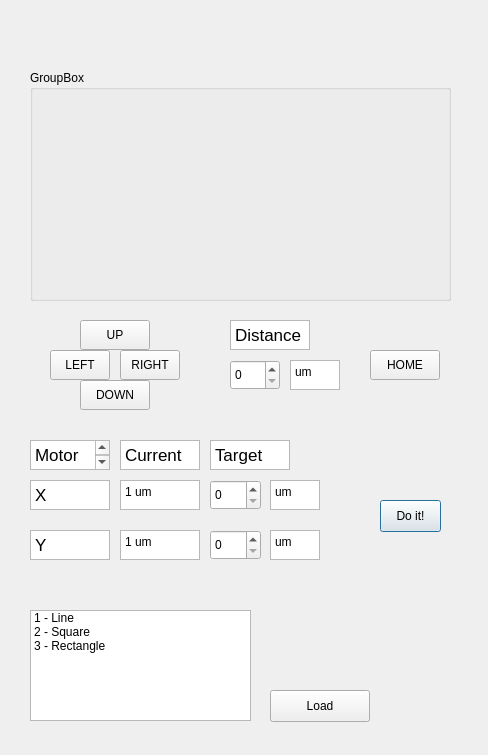
<?xml version="1.0" encoding="UTF-8"?>
<ui version="4.0">
 <class>Dialog_MotorController</class>
 <widget class="QDialog" name="Dialog_MotorController">
  <property name="geometry">
   <rect>
    <x>0</x>
    <y>0</y>
    <width>488</width>
    <height>755</height>
   </rect>
  </property>
  <property name="windowTitle">
   <string>Dialog</string>
  </property>
  <widget class="QSpinBox" name="Y_POS_SET">
   <property name="geometry">
    <rect>
     <x>210</x>
     <y>530</y>
     <width>51</width>
     <height>30</height>
    </rect>
   </property>
  </widget>
  <widget class="QSpinBox" name="X_POS_SET">
   <property name="geometry">
    <rect>
     <x>210</x>
     <y>480</y>
     <width>51</width>
     <height>30</height>
    </rect>
   </property>
  </widget>
  <widget class="QPushButton" name="DO_IT">
   <property name="geometry">
    <rect>
     <x>380</x>
     <y>500</y>
     <width>61</width>
     <height>32</height>
    </rect>
   </property>
   <property name="text">
    <string>Do it!</string>
   </property>
   <property name="shortcut">
    <string>Up</string>
   </property>
  </widget>
  <widget class="QPlainTextEdit" name="X_POS">
   <property name="geometry">
    <rect>
     <x>120</x>
     <y>480</y>
     <width>80</width>
     <height>30</height>
    </rect>
   </property>
   <property name="plainText">
    <string>1 um</string>
   </property>
  </widget>
  <widget class="QPlainTextEdit" name="Y_POS">
   <property name="geometry">
    <rect>
     <x>120</x>
     <y>530</y>
     <width>80</width>
     <height>30</height>
    </rect>
   </property>
   <property name="plainText">
    <string>1 um</string>
   </property>
  </widget>
  <widget class="QTextEdit" name="NEW_MOTOR_POS_TEXT">
   <property name="geometry">
    <rect>
     <x>210</x>
     <y>440</y>
     <width>80</width>
     <height>30</height>
    </rect>
   </property>
   <property name="html">
    <string>&lt;!DOCTYPE HTML PUBLIC &quot;-//W3C//DTD HTML 4.0//EN&quot; &quot;http://www.w3.org/TR/REC-html40/strict.dtd&quot;&gt;
&lt;html&gt;&lt;head&gt;&lt;meta name=&quot;qrichtext&quot; content=&quot;1&quot; /&gt;&lt;meta charset=&quot;utf-8&quot; /&gt;&lt;style type=&quot;text/css&quot;&gt;
p, li { white-space: pre-wrap; }
hr { height: 1px; border-width: 0; }
li.unchecked::marker { content: &quot;\2610&quot;; }
li.checked::marker { content: &quot;\2612&quot;; }
&lt;/style&gt;&lt;/head&gt;&lt;body style=&quot; font-family:'.AppleSystemUIFont'; font-size:13pt; font-weight:400; font-style:normal;&quot;&gt;
&lt;p style=&quot; margin-top:0px; margin-bottom:0px; margin-left:0px; margin-right:0px; -qt-block-indent:0; text-indent:0px;&quot;&gt;Target&lt;/p&gt;&lt;/body&gt;&lt;/html&gt;</string>
   </property>
  </widget>
  <widget class="QSpinBox" name="MOVE_MOTORS_ARROW_SETTING">
   <property name="geometry">
    <rect>
     <x>230</x>
     <y>360</y>
     <width>50</width>
     <height>30</height>
    </rect>
   </property>
  </widget>
  <widget class="QPushButton" name="DOWN">
   <property name="geometry">
    <rect>
     <x>80</x>
     <y>380</y>
     <width>70</width>
     <height>30</height>
    </rect>
   </property>
   <property name="text">
    <string>DOWN</string>
   </property>
  </widget>
  <widget class="QPushButton" name="LEFT">
   <property name="geometry">
    <rect>
     <x>50</x>
     <y>350</y>
     <width>60</width>
     <height>30</height>
    </rect>
   </property>
   <property name="text">
    <string>LEFT</string>
   </property>
  </widget>
  <widget class="QPushButton" name="UP">
   <property name="geometry">
    <rect>
     <x>80</x>
     <y>320</y>
     <width>70</width>
     <height>30</height>
    </rect>
   </property>
   <property name="text">
    <string>UP</string>
   </property>
   <property name="shortcut">
    <string>Right</string>
   </property>
  </widget>
  <widget class="QListWidget" name="listWidget">
   <property name="geometry">
    <rect>
     <x>30</x>
     <y>610</y>
     <width>221</width>
     <height>111</height>
    </rect>
   </property>
   <item>
    <property name="text">
     <string>1 - Line</string>
    </property>
   </item>
   <item>
    <property name="text">
     <string>2 - Square</string>
    </property>
   </item>
   <item>
    <property name="text">
     <string>3 - Rectangle</string>
    </property>
   </item>
  </widget>
  <widget class="QPushButton" name="LOAD_ROUTE">
   <property name="geometry">
    <rect>
     <x>270</x>
     <y>690</y>
     <width>100</width>
     <height>32</height>
    </rect>
   </property>
   <property name="text">
    <string>Load</string>
   </property>
  </widget>
  <widget class="QTextEdit" name="textEdit">
   <property name="geometry">
    <rect>
     <x>120</x>
     <y>440</y>
     <width>80</width>
     <height>30</height>
    </rect>
   </property>
   <property name="html">
    <string>&lt;!DOCTYPE HTML PUBLIC &quot;-//W3C//DTD HTML 4.0//EN&quot; &quot;http://www.w3.org/TR/REC-html40/strict.dtd&quot;&gt;
&lt;html&gt;&lt;head&gt;&lt;meta name=&quot;qrichtext&quot; content=&quot;1&quot; /&gt;&lt;meta charset=&quot;utf-8&quot; /&gt;&lt;style type=&quot;text/css&quot;&gt;
p, li { white-space: pre-wrap; }
hr { height: 1px; border-width: 0; }
li.unchecked::marker { content: &quot;\2610&quot;; }
li.checked::marker { content: &quot;\2612&quot;; }
&lt;/style&gt;&lt;/head&gt;&lt;body style=&quot; font-family:'.AppleSystemUIFont'; font-size:13pt; font-weight:400; font-style:normal;&quot;&gt;
&lt;p style=&quot; margin-top:0px; margin-bottom:0px; margin-left:0px; margin-right:0px; -qt-block-indent:0; text-indent:0px;&quot;&gt;Current&lt;/p&gt;&lt;/body&gt;&lt;/html&gt;</string>
   </property>
  </widget>
  <widget class="QTextEdit" name="textEdit_2">
   <property name="geometry">
    <rect>
     <x>30</x>
     <y>440</y>
     <width>80</width>
     <height>30</height>
    </rect>
   </property>
   <property name="html">
    <string>&lt;!DOCTYPE HTML PUBLIC &quot;-//W3C//DTD HTML 4.0//EN&quot; &quot;http://www.w3.org/TR/REC-html40/strict.dtd&quot;&gt;
&lt;html&gt;&lt;head&gt;&lt;meta name=&quot;qrichtext&quot; content=&quot;1&quot; /&gt;&lt;meta charset=&quot;utf-8&quot; /&gt;&lt;style type=&quot;text/css&quot;&gt;
p, li { white-space: pre-wrap; }
hr { height: 1px; border-width: 0; }
li.unchecked::marker { content: &quot;\2610&quot;; }
li.checked::marker { content: &quot;\2612&quot;; }
&lt;/style&gt;&lt;/head&gt;&lt;body style=&quot; font-family:'.AppleSystemUIFont'; font-size:13pt; font-weight:400; font-style:normal;&quot;&gt;
&lt;p style=&quot; margin-top:0px; margin-bottom:0px; margin-left:0px; margin-right:0px; -qt-block-indent:0; text-indent:0px;&quot;&gt;Motor Pos&lt;/p&gt;&lt;/body&gt;&lt;/html&gt;</string>
   </property>
  </widget>
  <widget class="QTextEdit" name="textEdit_3">
   <property name="geometry">
    <rect>
     <x>30</x>
     <y>480</y>
     <width>80</width>
     <height>30</height>
    </rect>
   </property>
   <property name="html">
    <string>&lt;!DOCTYPE HTML PUBLIC &quot;-//W3C//DTD HTML 4.0//EN&quot; &quot;http://www.w3.org/TR/REC-html40/strict.dtd&quot;&gt;
&lt;html&gt;&lt;head&gt;&lt;meta name=&quot;qrichtext&quot; content=&quot;1&quot; /&gt;&lt;meta charset=&quot;utf-8&quot; /&gt;&lt;style type=&quot;text/css&quot;&gt;
p, li { white-space: pre-wrap; }
hr { height: 1px; border-width: 0; }
li.unchecked::marker { content: &quot;\2610&quot;; }
li.checked::marker { content: &quot;\2612&quot;; }
&lt;/style&gt;&lt;/head&gt;&lt;body style=&quot; font-family:'.AppleSystemUIFont'; font-size:13pt; font-weight:400; font-style:normal;&quot;&gt;
&lt;p style=&quot; margin-top:0px; margin-bottom:0px; margin-left:0px; margin-right:0px; -qt-block-indent:0; text-indent:0px;&quot;&gt;X&lt;/p&gt;&lt;/body&gt;&lt;/html&gt;</string>
   </property>
  </widget>
  <widget class="QTextEdit" name="textEdit_4">
   <property name="geometry">
    <rect>
     <x>30</x>
     <y>530</y>
     <width>80</width>
     <height>30</height>
    </rect>
   </property>
   <property name="html">
    <string>&lt;!DOCTYPE HTML PUBLIC &quot;-//W3C//DTD HTML 4.0//EN&quot; &quot;http://www.w3.org/TR/REC-html40/strict.dtd&quot;&gt;
&lt;html&gt;&lt;head&gt;&lt;meta name=&quot;qrichtext&quot; content=&quot;1&quot; /&gt;&lt;meta charset=&quot;utf-8&quot; /&gt;&lt;style type=&quot;text/css&quot;&gt;
p, li { white-space: pre-wrap; }
hr { height: 1px; border-width: 0; }
li.unchecked::marker { content: &quot;\2610&quot;; }
li.checked::marker { content: &quot;\2612&quot;; }
&lt;/style&gt;&lt;/head&gt;&lt;body style=&quot; font-family:'.AppleSystemUIFont'; font-size:13pt; font-weight:400; font-style:normal;&quot;&gt;
&lt;p style=&quot; margin-top:0px; margin-bottom:0px; margin-left:0px; margin-right:0px; -qt-block-indent:0; text-indent:0px;&quot;&gt;Y&lt;/p&gt;&lt;/body&gt;&lt;/html&gt;</string>
   </property>
  </widget>
  <widget class="QTextEdit" name="textEdit_5">
   <property name="geometry">
    <rect>
     <x>230</x>
     <y>320</y>
     <width>80</width>
     <height>30</height>
    </rect>
   </property>
   <property name="html">
    <string>&lt;!DOCTYPE HTML PUBLIC &quot;-//W3C//DTD HTML 4.0//EN&quot; &quot;http://www.w3.org/TR/REC-html40/strict.dtd&quot;&gt;
&lt;html&gt;&lt;head&gt;&lt;meta name=&quot;qrichtext&quot; content=&quot;1&quot; /&gt;&lt;meta charset=&quot;utf-8&quot; /&gt;&lt;style type=&quot;text/css&quot;&gt;
p, li { white-space: pre-wrap; }
hr { height: 1px; border-width: 0; }
li.unchecked::marker { content: &quot;\2610&quot;; }
li.checked::marker { content: &quot;\2612&quot;; }
&lt;/style&gt;&lt;/head&gt;&lt;body style=&quot; font-family:'.AppleSystemUIFont'; font-size:13pt; font-weight:400; font-style:normal;&quot;&gt;
&lt;p style=&quot; margin-top:0px; margin-bottom:0px; margin-left:0px; margin-right:0px; -qt-block-indent:0; text-indent:0px;&quot;&gt;Distance&lt;/p&gt;&lt;/body&gt;&lt;/html&gt;</string>
   </property>
  </widget>
  <widget class="QPlainTextEdit" name="X_POS_2">
   <property name="geometry">
    <rect>
     <x>270</x>
     <y>480</y>
     <width>50</width>
     <height>30</height>
    </rect>
   </property>
   <property name="plainText">
    <string>um</string>
   </property>
  </widget>
  <widget class="QPlainTextEdit" name="X_POS_3">
   <property name="geometry">
    <rect>
     <x>270</x>
     <y>530</y>
     <width>50</width>
     <height>30</height>
    </rect>
   </property>
   <property name="plainText">
    <string>um</string>
   </property>
  </widget>
  <widget class="QPushButton" name="RIGHT">
   <property name="geometry">
    <rect>
     <x>120</x>
     <y>350</y>
     <width>60</width>
     <height>30</height>
    </rect>
   </property>
   <property name="text">
    <string>RIGHT</string>
   </property>
  </widget>
  <widget class="QPushButton" name="HOME">
   <property name="geometry">
    <rect>
     <x>370</x>
     <y>350</y>
     <width>70</width>
     <height>30</height>
    </rect>
   </property>
   <property name="text">
    <string>HOME</string>
   </property>
  </widget>
  <widget class="QPlainTextEdit" name="X_POS_4">
   <property name="geometry">
    <rect>
     <x>290</x>
     <y>360</y>
     <width>50</width>
     <height>30</height>
    </rect>
   </property>
   <property name="plainText">
    <string>um</string>
   </property>
  </widget>
  <widget class="QGroupBox" name="groupBox">
   <property name="geometry">
    <rect>
     <x>30</x>
     <y>70</y>
     <width>421</width>
     <height>231</height>
    </rect>
   </property>
   <property name="title">
    <string>GroupBox</string>
   </property>
  </widget>
 </widget>
 <resources/>
 <connections/>
</ui>
